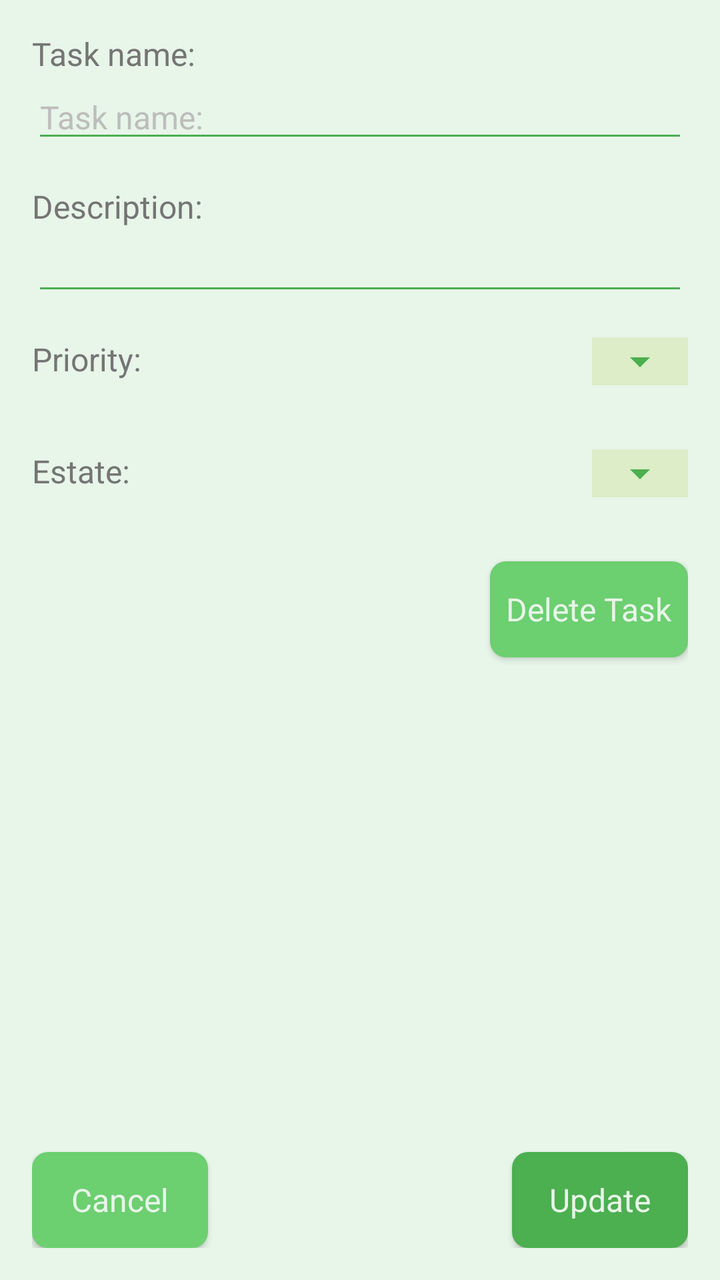
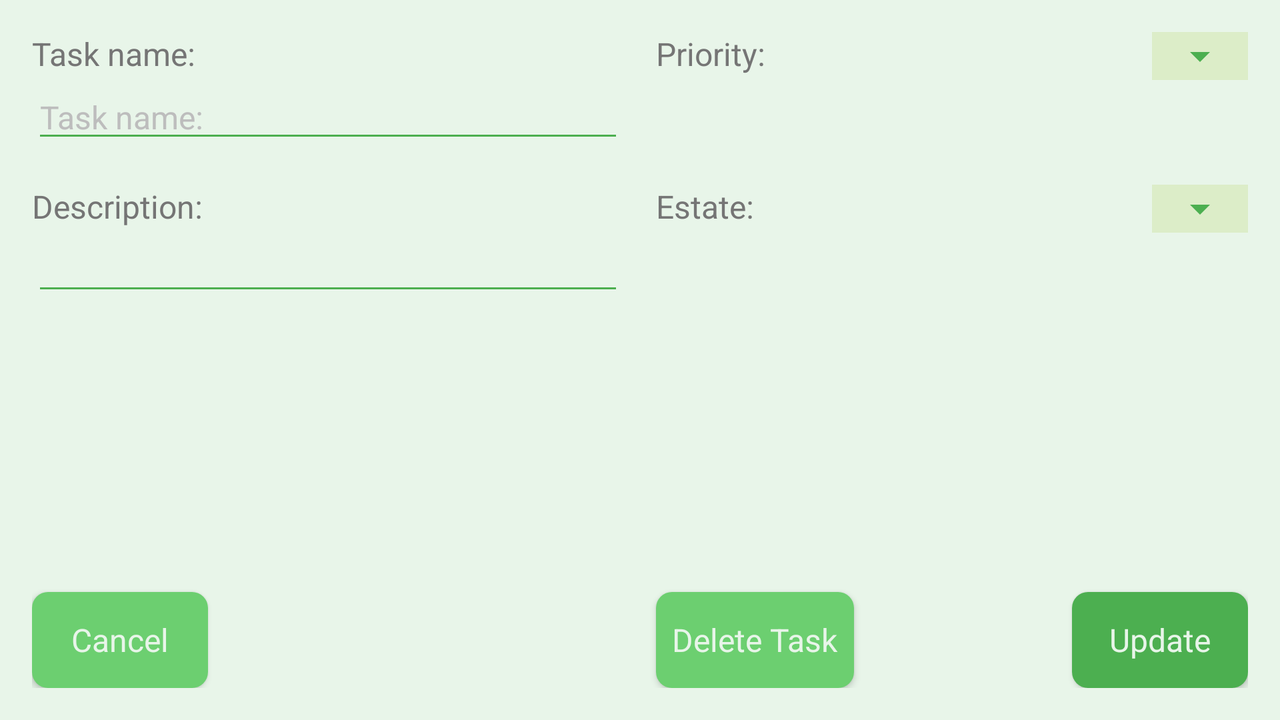

Two renders of one Android screen. The first uses the default layout on a phone; the second uses the alternative layout the repository ships for a different screen configuration, on a matching device. The two XML files are below.
<!-- AndroidManifest.xml: application theme AppTheme -->
<!-- res/layout/activity_update_task.xml -->
<?xml version="1.0" encoding="utf-8"?>
<layout
    xmlns:android="http://schemas.android.com/apk/res/android"
    xmlns:app="http://schemas.android.com/apk/res-auto"
    >
    <androidx.core.widget.NestedScrollView

        android:layout_width="match_parent"
        android:layout_height="match_parent"

        android:fillViewport="true"
        android:padding="16dp" >
        <androidx.constraintlayout.widget.ConstraintLayout
            android:layout_width="match_parent"
            android:layout_height="match_parent"
            >
            <TextView
                android:layout_width="wrap_content"
                android:layout_height="wrap_content"
                android:text="@string/task_name"
                android:id="@+id/tv_task_name"
                app:layout_constraintTop_toTopOf="parent"
                app:layout_constraintStart_toStartOf="parent"
                android:textSize="16sp"/>
            <EditText
                android:layout_width="match_parent"
                android:layout_height="wrap_content"
                android:id="@+id/et_task_name"
                app:layout_constraintTop_toBottomOf="@id/tv_task_name"
                app:layout_constraintStart_toStartOf="parent"
                android:textSize="16sp"
                android:inputType="text"
                android:hint="@string/task_name"/>
            <TextView
                android:layout_width="wrap_content"
                android:layout_height="wrap_content"
                android:layout_marginTop="16dp"
                android:text="@string/description"
                android:id="@+id/tv_description"
                app:layout_constraintTop_toBottomOf="@id/et_task_name"
                app:layout_constraintStart_toStartOf="parent"
                android:textSize="16sp" />

            <EditText
                android:layout_width="match_parent"
                android:layout_height="wrap_content"
                android:id="@+id/et_description"
                app:layout_constraintTop_toBottomOf="@id/tv_description"
                app:layout_constraintStart_toStartOf="parent"
                android:inputType="text"
                android:textSize="16sp"/>
            <TextView
                android:layout_width="wrap_content"
                android:layout_height="wrap_content"
                android:layout_marginTop="16dp"
                android:text="@string/priority"
                android:id="@+id/tv_priority"
                app:layout_constraintTop_toBottomOf="@id/et_description"
                app:layout_constraintStart_toStartOf="parent"
                android:textSize="16sp"/>

            <LinearLayout
                android:layout_width="wrap_content"
                android:layout_height="wrap_content"
                app:layout_constraintTop_toTopOf="@id/tv_priority"
                app:layout_constraintStart_toEndOf="@id/tv_priority"
                app:layout_constraintEnd_toEndOf="parent"
                android:background="@color/background_spinner"
                android:id="@+id/linear_sp_priority"
                app:layout_constraintHorizontal_bias="1">
                <androidx.appcompat.widget.AppCompatSpinner
                    android:layout_width="wrap_content"
                    android:layout_height="wrap_content"
                    android:id="@+id/sp_priority"

                    android:textSize="16sp"

                    />
            </LinearLayout>

            <TextView
                android:layout_width="wrap_content"
                android:layout_height="wrap_content"
                android:layout_marginTop="32dp"
                android:text="@string/estate"
                android:id="@+id/tv_estate"
                app:layout_constraintTop_toBottomOf="@id/linear_sp_priority"
                app:layout_constraintStart_toStartOf="parent"
                android:textSize="16sp"/>

            <LinearLayout
                android:layout_width="wrap_content"
                android:layout_height="wrap_content"
                app:layout_constraintTop_toTopOf="@id/tv_estate"
                app:layout_constraintStart_toEndOf="@id/tv_estate"
                app:layout_constraintEnd_toEndOf="parent"
                android:background="@color/background_spinner"
                android:id="@+id/linear_sp_estate"
                app:layout_constraintHorizontal_bias="1">
            <Spinner
                android:layout_width="wrap_content"
                android:layout_height="wrap_content"
                android:id="@+id/sp_estate"
                android:textSize="16sp"/>
            </LinearLayout>


            <Button
                android:layout_marginTop="32dp"
                android:layout_width="wrap_content"
                android:layout_height="wrap_content"
                android:text="@string/delete_task"
                android:id="@+id/b_delete_task"
                app:layout_constraintTop_toBottomOf="@id/linear_sp_estate"
                app:layout_constraintEnd_toEndOf="parent"
                style="@style/ButtonThemeSecondary" />

            <Button
                android:layout_width="wrap_content"
                android:layout_height="wrap_content"
                android:text="@string/cancel"
                android:id="@+id/b_return"
                app:layout_constraintTop_toBottomOf="@id/b_delete_task"
                app:layout_constraintBottom_toBottomOf="parent"
                app:layout_constraintStart_toStartOf="parent"
                style="@style/ButtonThemeSecondary"
                app:layout_constraintVertical_bias="1"/>
            <Button
                android:layout_width="wrap_content"
                android:layout_height="wrap_content"
                android:text="@string/update"
                android:id="@+id/b_update"
                style="@style/ButtonTheme"
                app:layout_constraintTop_toBottomOf="@id/b_delete_task"
                app:layout_constraintBottom_toBottomOf="parent"
                app:layout_constraintEnd_toEndOf="parent"
                app:layout_constraintVertical_bias="1"/>

        </androidx.constraintlayout.widget.ConstraintLayout>

    </androidx.core.widget.NestedScrollView>

</layout>
<!-- resources referenced by this layout -->
<resources>
  <color name="background_spinner">#dcedc8</color>
  <string name="cancel">Cancel</string>
  <string name="delete_task">Delete Task</string>
  <string name="description">Description:</string>
  <string name="estate">Estate:</string>
  <string name="priority">Priority:</string>
  <string name="task_name">Task name:</string>
  <string name="update">Update</string>
  <style name="ButtonTheme" parent="AppTheme">
          <item name="android:background">@drawable/round_button</item>
          <item name="android:foreground">?attr/selectableItemBackground</item>
          <item name="android:padding">8dp</item>
          <item name="android:textSize">16sp</item>
          <item name="android:textColor">@color/material_green_50</item>
      </style>
  <style name="ButtonThemeSecondary" parent="AppTheme">
          <item name="android:background">@drawable/round_button_variant</item>
          <item name="android:foreground">?attr/selectableItemBackground</item>
          <item name="android:padding">8dp</item>
          <item name="android:textSize">16sp</item>
          <item name="android:textColor">@color/material_green_50</item>
      </style>
  <style name="AppTheme" parent="Theme.AppCompat.Light.DarkActionBar">
          
          <item name="colorPrimary">@color/material_green_700</item>
          <item name="colorPrimaryDark">@color/primaryDarkColor</item>
          <item name="colorAccent">@color/secondaryColor</item>
  
          <item name="colorControlNormal">@color/material_green_500</item>
          <item name="colorControlActivated">@color/material_lime_a700</item>
          <item name="colorControlHighlight">@color/material_green_a200</item>
          <item name="android:windowBackground">@color/material_green_50</item>
          <item name="android:textColorPrimary">@color/material_green_50</item>
          <item name="android:textColorHint">@color/hint_text_grey</item>
          <item name="android:editTextColor">#757575</item>
          <item name="android:textColor">#757575</item>
          <item name="android:alertDialogTheme">@style/AlertDialogStyle</item>
  
      </style>
  <!-- drawable round_button (drawable) -->
  <?xml version="1.0" encoding="utf-8"?>
  <shape xmlns:android="http://schemas.android.com/apk/res/android" android:shape="rectangle">
      <solid android:color="@color/material_green_500"/>
      <corners android:radius="8dp"/>
  </shape>
  <color name="material_green_50">#E8F5E9</color>
  <!-- drawable round_button_variant (drawable) -->
  <?xml version="1.0" encoding="utf-8"?>
  <shape xmlns:android="http://schemas.android.com/apk/res/android" android:shape="rectangle">
      <solid android:color="@color/round_button_color_variant"/>
      <corners android:radius="8dp"/>
  </shape>
  <color name="material_green_700">#388E3C</color>
  <color name="primaryDarkColor">#32cb00</color>
  <color name="secondaryColor">#e91e63</color>
  <color name="material_green_500">#4CAF50</color>
  <color name="material_lime_a700">#AEEA00</color>
  <color name="material_green_a200">#69F0AE</color>
  <color name="hint_text_grey">#bdbdbd</color>
  <style name="AlertDialogStyle" parent="Theme.AppCompat.Light.Dialog.Alert">
          <item name="android:windowBackground">@color/material_green_50</item>
      </style>
  <color name="round_button_color_variant">#6CCF70</color>
</resources>
<!-- res/layout-land/activity_update_task.xml (the repository's variant of the layout above) -->
<!-- drawn on the phone turned sideways -->
<?xml version="1.0" encoding="utf-8"?>
<layout
    xmlns:android="http://schemas.android.com/apk/res/android"
    xmlns:app="http://schemas.android.com/apk/res-auto"
    >

        <androidx.constraintlayout.widget.ConstraintLayout
            android:layout_width="match_parent"
            android:layout_height="match_parent"
            android:padding="16dp">
            <TextView
                android:layout_width="wrap_content"
                android:layout_height="wrap_content"
                android:text="@string/task_name"
                android:id="@+id/tv_task_name"
                app:layout_constraintTop_toTopOf="parent"
                app:layout_constraintStart_toStartOf="parent"
                android:textSize="16sp"/>
            <EditText
                android:layout_width="0dp"
                android:layout_height="wrap_content"
                android:id="@+id/et_task_name"
                app:layout_constraintTop_toBottomOf="@id/tv_task_name"
                app:layout_constraintStart_toStartOf="parent"
                app:layout_constraintEnd_toEndOf="@id/guideline"
                android:textSize="16sp"
                android:inputType="text"
                android:hint="@string/task_name"
                android:layout_marginEnd="8dp"
                android:layout_marginRight="8dp"/>
            <TextView
                android:layout_width="wrap_content"
                android:layout_height="wrap_content"
                android:layout_marginTop="16dp"
                android:text="@string/description"
                android:id="@+id/tv_description"
                app:layout_constraintTop_toBottomOf="@id/et_task_name"
                app:layout_constraintStart_toStartOf="parent"
                android:textSize="16sp" />

            <EditText
                android:layout_width="0dp"
                android:layout_height="wrap_content"
                android:id="@+id/et_description"
                app:layout_constraintTop_toBottomOf="@id/tv_description"
                app:layout_constraintStart_toStartOf="parent"
                app:layout_constraintEnd_toEndOf="@id/guideline"
                android:inputType="text"
                android:textSize="16sp"
                android:layout_marginEnd="8dp"
                android:layout_marginRight="8dp"/>
            <TextView
                android:layout_width="wrap_content"
                android:layout_height="wrap_content"
                android:text="@string/priority"
                android:id="@+id/tv_priority"
                app:layout_constraintTop_toTopOf="parent"
                app:layout_constraintStart_toStartOf="@id/guideline"
                android:layout_marginStart="8dp"
                android:layout_marginLeft="8dp"
                android:textSize="16sp"/>

            <LinearLayout
                android:layout_width="wrap_content"
                android:layout_height="wrap_content"
                app:layout_constraintTop_toTopOf="@id/tv_priority"
                app:layout_constraintStart_toEndOf="@id/guideline"
                app:layout_constraintEnd_toEndOf="parent"
                android:background="@color/background_spinner"
                android:id="@+id/linear_sp_priority"
                app:layout_constraintHorizontal_bias="1">
                <androidx.appcompat.widget.AppCompatSpinner
                    android:layout_width="wrap_content"
                    android:layout_height="wrap_content"
                    android:id="@+id/sp_priority"

                    android:textSize="16sp"

                    />
            </LinearLayout>

            <TextView
                android:layout_width="wrap_content"
                android:layout_height="wrap_content"
                android:text="@string/estate"
                android:id="@+id/tv_estate"
                app:layout_constraintTop_toTopOf="@id/tv_description"
                app:layout_constraintStart_toStartOf="@id/guideline"
                android:layout_marginStart="8dp"
                android:layout_marginLeft="8dp"
                android:textSize="16sp"/>

            <LinearLayout
                android:layout_width="wrap_content"
                android:layout_height="wrap_content"
                app:layout_constraintTop_toTopOf="@id/tv_estate"
                app:layout_constraintStart_toEndOf="@id/guideline"
                app:layout_constraintEnd_toEndOf="parent"
                android:background="@color/background_spinner"
                android:id="@+id/linear_sp_estate"
                app:layout_constraintHorizontal_bias="1">
            <Spinner
                android:layout_width="wrap_content"
                android:layout_height="wrap_content"
                android:id="@+id/sp_estate"
                android:textSize="16sp"/>
            </LinearLayout>


            <androidx.constraintlayout.widget.Guideline
                android:layout_width="wrap_content"
                android:layout_height="wrap_content"
                android:orientation="vertical"
                app:layout_constraintGuide_percent="0.5"
                android:id="@+id/guideline"

                />



            <Button
                android:layout_width="wrap_content"
                android:layout_height="wrap_content"
                android:text="@string/delete_task"
                android:id="@+id/b_delete_task"
                app:layout_constraintBottom_toBottomOf="parent"
                app:layout_constraintStart_toStartOf="@id/guideline"
                android:layout_marginStart="8dp"
                android:layout_marginLeft="8dp"
                style="@style/ButtonThemeSecondary" />

            <Button
                android:layout_width="wrap_content"
                android:layout_height="wrap_content"
                android:text="@string/cancel"
                android:id="@+id/b_return"
                app:layout_constraintBottom_toBottomOf="parent"
                app:layout_constraintStart_toStartOf="parent"
                style="@style/ButtonThemeSecondary" />
            <Button
                android:layout_width="wrap_content"
                android:layout_height="wrap_content"
                android:text="@string/update"
                android:id="@+id/b_update"
                style="@style/ButtonTheme"
                app:layout_constraintBottom_toBottomOf="parent"
                app:layout_constraintEnd_toEndOf="parent"/>

        </androidx.constraintlayout.widget.ConstraintLayout>

</layout>
